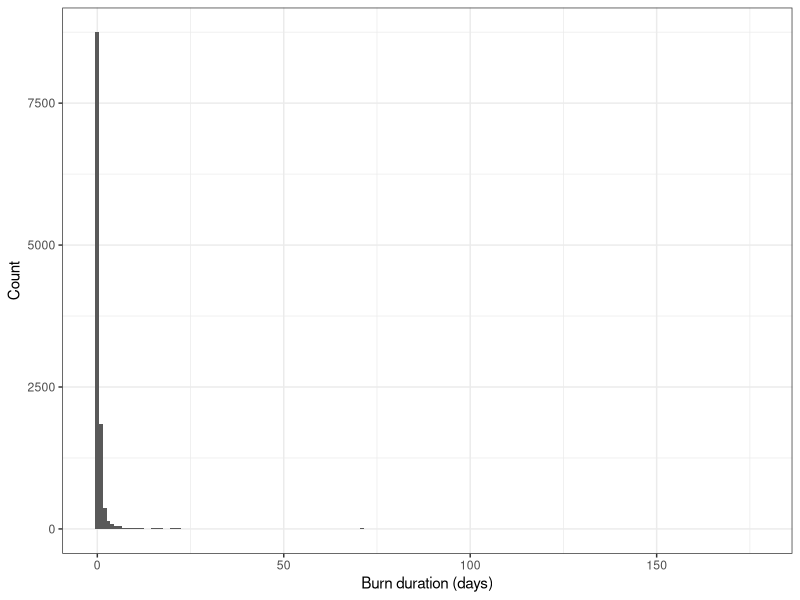
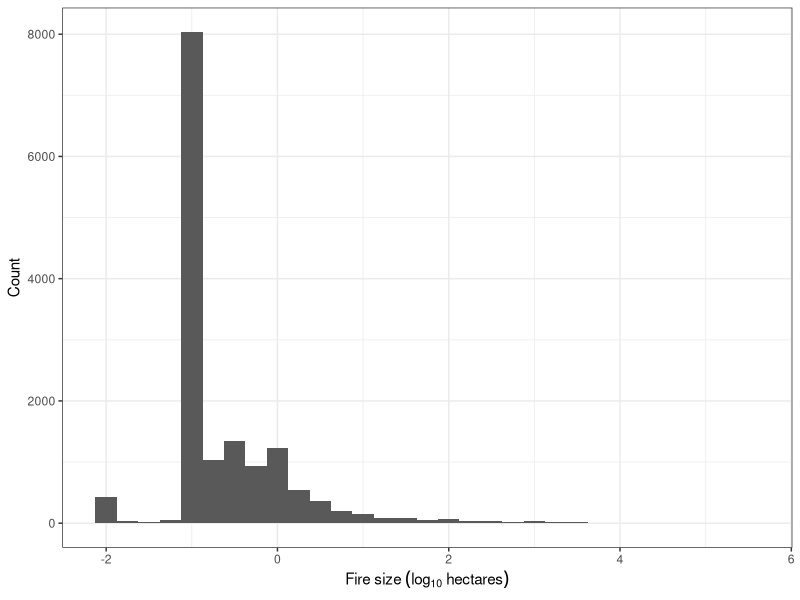
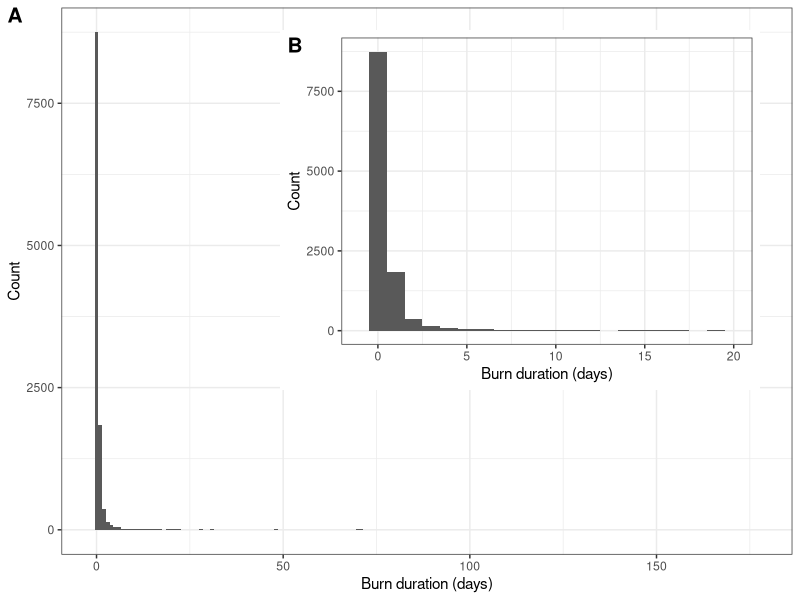

Source code (R) for these figures, in order:
# Purpose: Distribution of fire event size (from Short 2017)

library(tidyverse)
library(lubridate)
library(cowplot)
library(here)

epoch <- ymd("1970-01-01")

sn_ypmc_fod <- 
  read_csv(here::here("data/data_output/short-fpafod-sierra-ypmc-nonspatial.csv"))

short_fire_size <-
  ggplot(sn_ypmc_fod %>% dplyr::filter(prop_ypmc > 0.5), aes(log(fire_size, base = 10))) +
  geom_histogram(binwidth = 0.25) +
  theme_bw() +
  labs(x = expression(Fire ~ size ~ (log[10] ~ hectares)),
       y = "Count")

short_burn_duration <-
  ggplot(sn_ypmc_fod %>% dplyr::filter(prop_ypmc > 0.5 & burn_duration < 365), aes(burn_duration)) +
  geom_histogram(binwidth = 1) +
  theme_bw() +
  labs(x = "Burn duration (days)",
       y = "Count")

short_burn_duration

short_burn_duration_inset <-
  ggplot(sn_ypmc_fod %>% dplyr::filter(prop_ypmc > 0.5), aes(burn_duration)) +
  geom_histogram(binwidth = 1) +
  theme_bw() +
  labs(x = "Burn duration (days)",
       y = "Count") +
  xlim(c(-1, 20))

short_burn_duration_incl_inset <-
  ggdraw() +
  draw_plot(short_burn_duration, 0, 0, 1, 1) +
  draw_plot(short_burn_duration_inset, 0.35, 0.35, 0.6, 0.6) +
  draw_plot_label(c("A", "B"), c(0, 0.35), c(1, 0.95), size = 15)

ggsave(plot = short_fire_size, filename = "figures/short_fire_size_histogram.png")
ggsave(plot = short_burn_duration_incl_inset, filename = "figures/short_burn_duration_histogram_inset.png")
